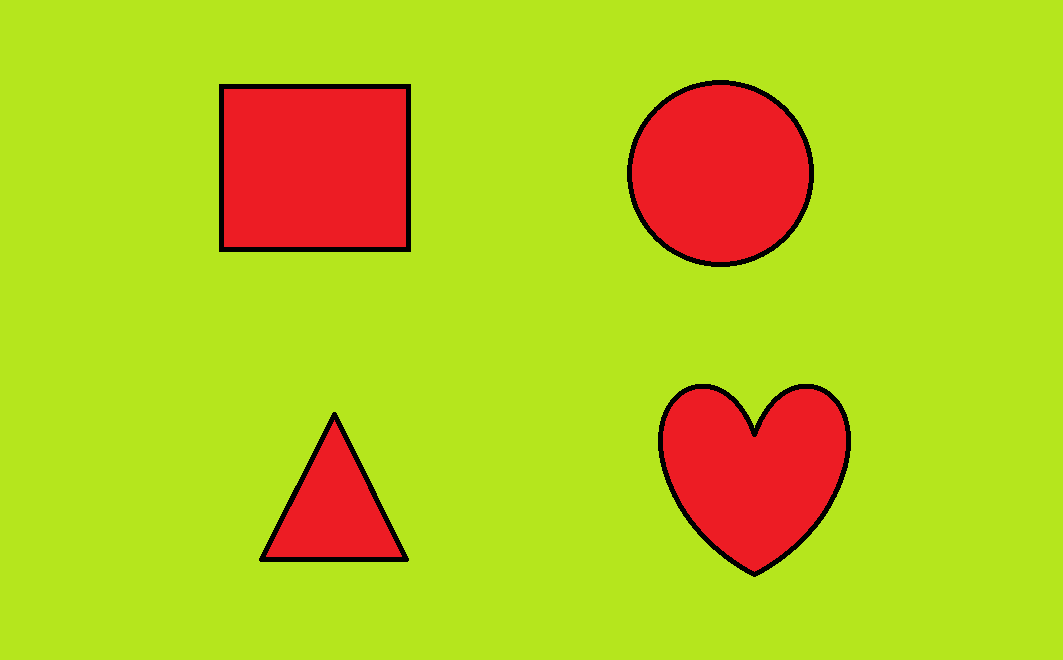
#> input picture size detection/objects-png-format.png, 1063 x 660 px, given in place of the camera
$ python app1.py
#> lines starting #> are read from the running program, lines starting #| are printed output that depends on the picture; after the words box and inside, x2 and y2 are one past the last pixel; in counts of white or black regions, pixels touching at a corner belong together
#> further down, frame is the input picture: shape (660, 1063, 3); mean B, G, R 29.4, 201.2, 184.8
import cv2
import numpy as np
def imgsketch(img):
    gray_img=cv2.cvtColor(img,cv2.COLOR_BGR2GRAY)
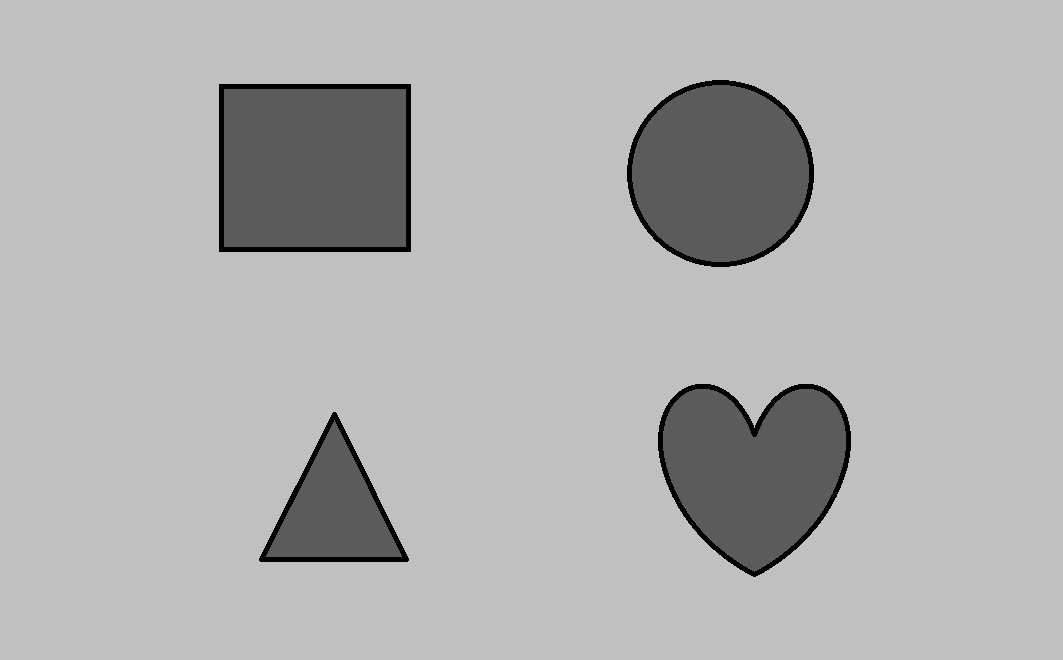
#> gray_img: shape (660, 1063); min 0, max 192, mean 176.3
    blr_img=cv2.GaussianBlur(gray_img,(5,5),0)
    canny_edges=cv2.Canny(blr_img,10,70)
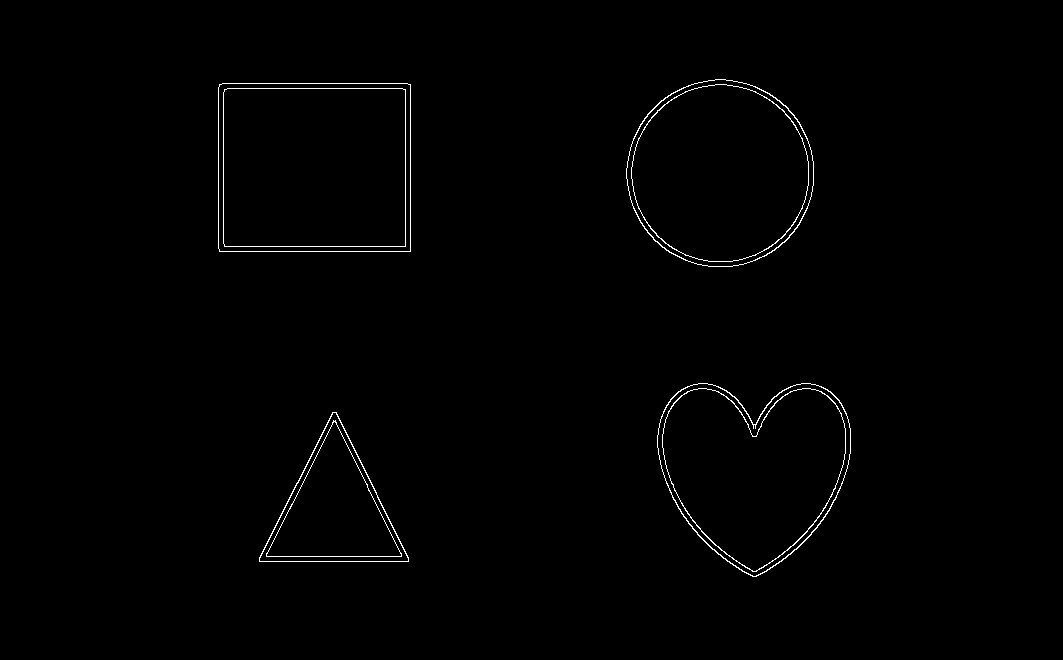
#> canny_edges: shape (660, 1063); 0.75% white in thin lines or dots, all inside (x1, y1, x2, y2) = (218, 79, 851, 577)
    ret,mask=cv2.threshold(canny_edges,80,255,cv2.THRESH_BINARY_INV)
    return mask

#Connecting to web cam

cap=cv2.VideoCapture(0)
while True:
    ret,frame=cap.read()
    cv2.imshow("Live Sketching Expert",imgsketch(frame))
    if cv2.waitKey(1) & 0xFF ==ord('q'):  # next 3 commands are for closing video frame after pressing 'q'
#> (key q is pressed here)
        break
cap.release()
cv2.destroyAllWindows()
